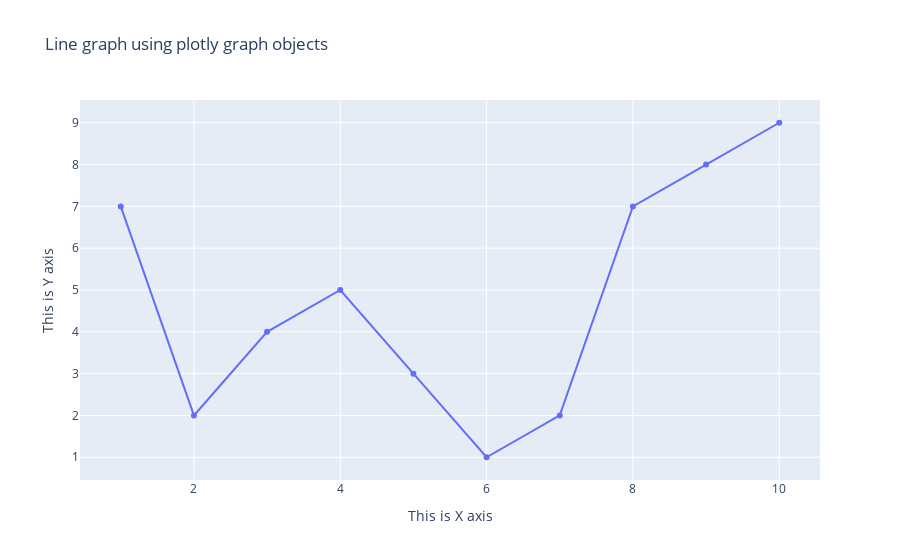

Notebook code for this chart:
### Markdown cell above
### Adding title

### Code cell
fig.update_layout(title='Line graph using plotly graph objects', xaxis_title='This is X axis', yaxis_title='This is Y axis')
fig.show()

### Figure 1 — Plotly figure (JSON) as saved in the notebook; plotly's stock layout.template omitted (floating-point values rounded to 4 significant figures)
{"data": [{"mode": "lines+markers", "type": "scatter", "x": [1, 2, 3, 4, 5, 6, 7, 8, 9, 10], "y": [7, 2, 4, 5, 3, 1, 2, 7, 8, 9]}], "layout": {"title": {"text": "Line graph using plotly graph objects"}, "xaxis": {"title": {"text": "This is X axis"}}, "yaxis": {"title": {"text": "This is Y axis"}}}}
